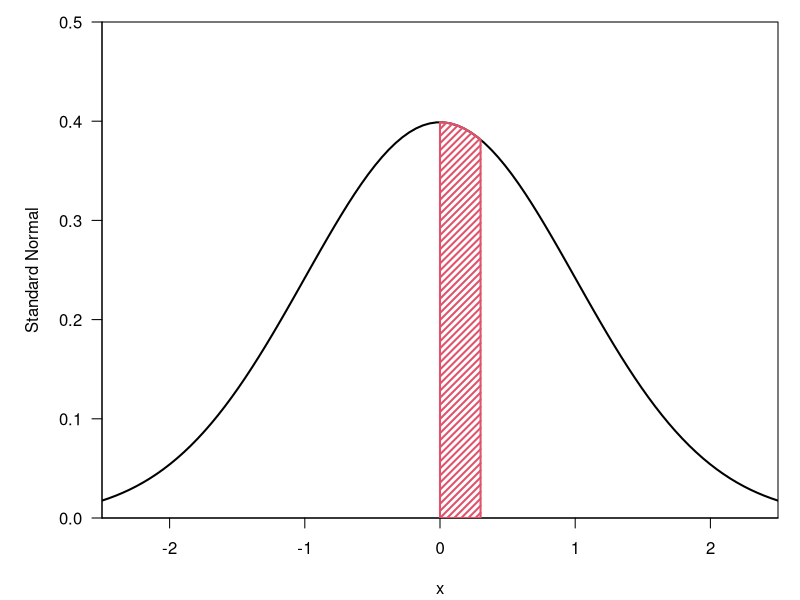
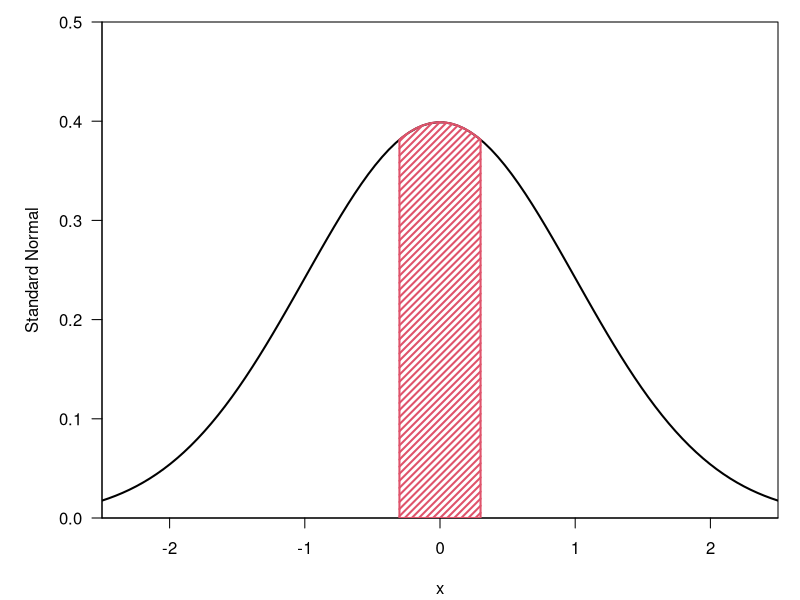
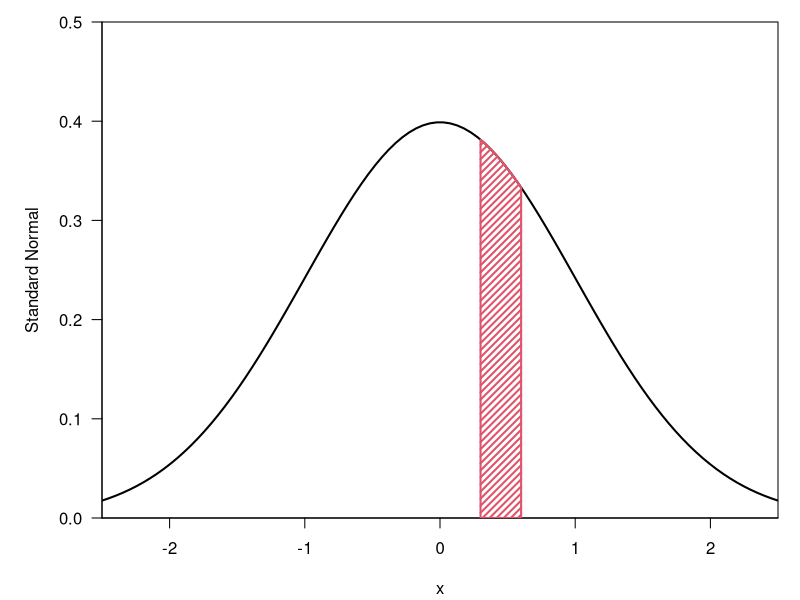
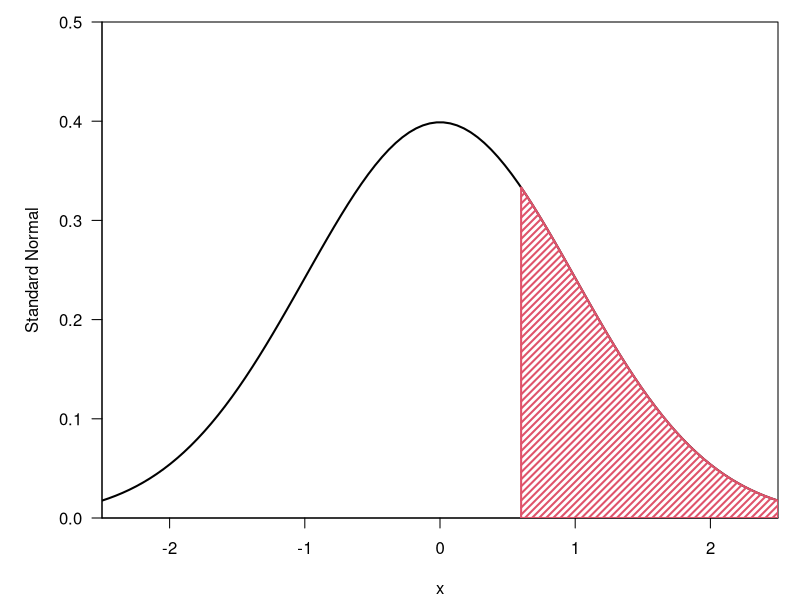

Reproduce these figures in R, in order.
x <- seq(-2.5, 2.5, length=100)
y <- dnorm(x)


png("std_norm1.png")
par(mar=c(4.1, 5.1, 1.1, 1.1), xaxs='i', yaxs='i')
plot(x, y, xlim=c(-2.5, 2.5), ylim=c(0, 0.5), type='l', las=1, axes=F, ylab="Standard Normal", lwd=2)
axis(1, at=-5:5)
axis(2, at=(0:5)/10, las=1)
box()
x1 <- seq(0, 0.3, length=100)
y1 <- dnorm(x1)

polygon(c(x1, rev(x1)), c(0*x1, rev(y1)), col=2, density=20, lwd=2)
dev.off()


png("std_norm2.png")
par(mar=c(4.1, 5.1, 1.1, 1.1), xaxs='i', yaxs='i')

plot(x, y, xlim=c(-2.5, 2.5), ylim=c(0, 0.5), type='l', las=1, axes=F, ylab="Standard Normal", lwd=2)
axis(1, at=-5:5)
axis(2, at=(0:5)/10, las=1)
box()
x2 <- c(-rev(x1), x1)
y2 <-  c(rev(y1), y1)

polygon(c(x2, rev(x2)), c(0*x2, rev(y2)), col=2, density=20, lwd=2)
dev.off()

png("std_norm3.png")
par(mar=c(4.1, 5.1, 1.1, 1.1), xaxs='i', yaxs='i')
plot(x, y, xlim=c(-2.5, 2.5), ylim=c(0, 0.5), type='l', las=1, axes=F, ylab="Standard Normal", lwd=2)
axis(1, at=-5:5)
axis(2, at=(0:5)/10, las=1)
box()
x3 <- seq(0.3, 0.6, length=100)
y3 <- dnorm(x3)

polygon(c(x3, rev(x3)), c(0*x3, rev(y3)), col=2, density=20, lwd=2)
dev.off()

png("std_norm4.png")
par(mar=c(4.1, 5.1, 1.1, 1.1), xaxs='i', yaxs='i')
plot(x, y, xlim=c(-2.5, 2.5), ylim=c(0, 0.5), type='l', las=1, axes=F, ylab="Standard Normal", lwd=2)
axis(1, at=-5:5)
axis(2, at=(0:5)/10, las=1)
box()
x4 <- seq(0.6, 2.5, length=100)
y4 <- dnorm(x4)

polygon(c(x4, rev(x4)), c(0*x4, rev(y4)), col=2, density=20, lwd=2)
dev.off()